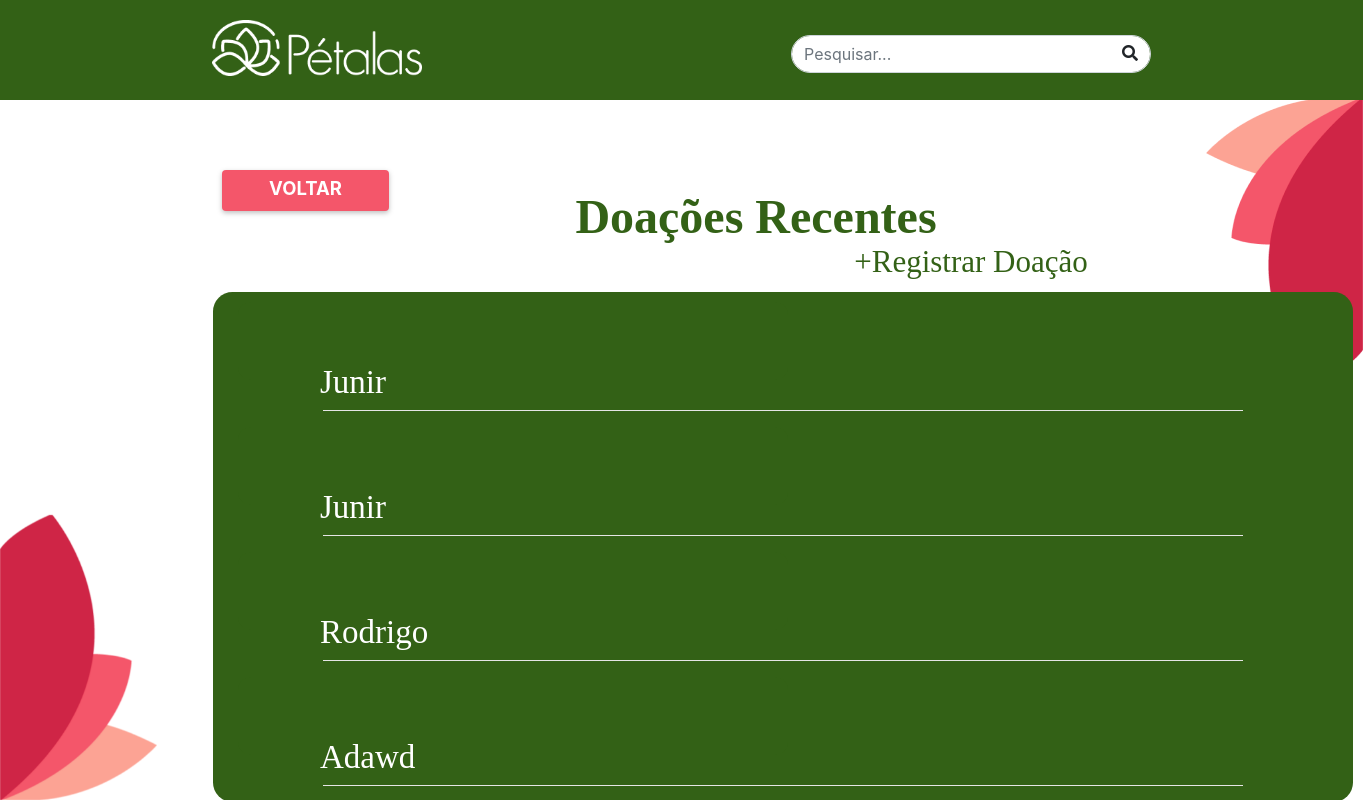
Before: /doacoes/ with the older database file.
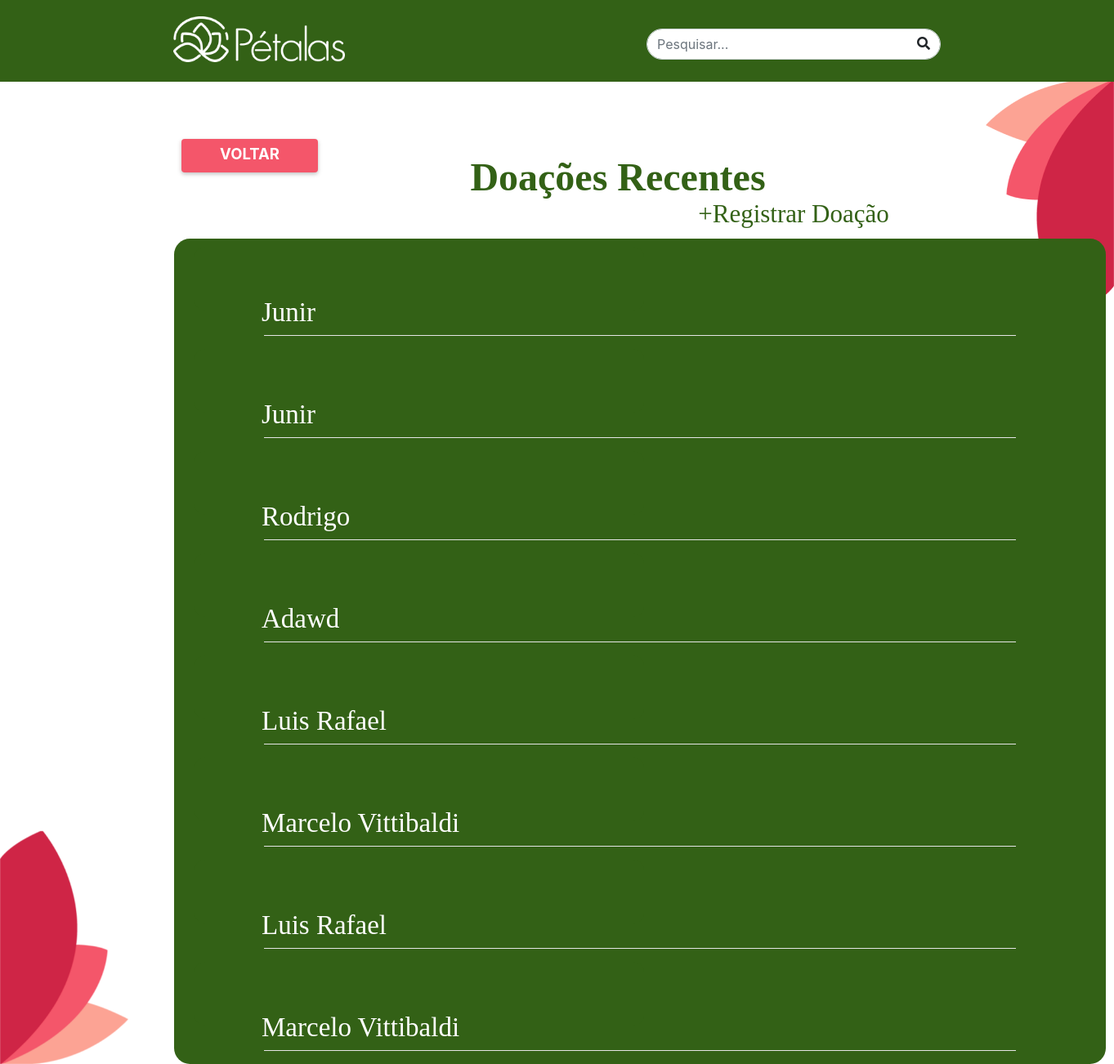
After: the same page with the newer database file.
### petalas_app/models.py (models this page shows)
class Doacao(models.Model):
    id_doacao = models.AutoField(primary_key=True)
    nome_padrinho = models.TextField(max_length=255)
    cpf = models.TextField(max_length=255)
    valor = models.IntegerField()
    destino = models.TextField(max_length=255)
    tipo= models.TextField(max_length=255)

### petalas_app/views.py (the view, shortened to what this page needs)
# urls.py: path('doacoes/', views.listagem_doacao, name='listagem_doacoes'),
def listagem_doacao(request):
    try:
        context = {
            'doacoes': Doacao.objects.all()
        }
        return render(request, 'doacoes.html', context)
    except ObjectDoesNotExist:
        context['error'] = "Erro ao recuperar doações do banco de dados."
        return render(request, 'doacoes.html', context)

### templates/doacoes.html (shortened to what this page needs)
{% include "navbar.html" %}
      <div class="doacoes-recentes position-absolute"> Doações Recentes </div>
      <a href="/"> <div class="btn voltar-btn titulo-site position-absolute">VOLTAR </div> </a>
      <a href="/cadastro_doacao/"> <div  class="registrar-doacao position-absolute" id="nova_doacao"> +Registrar Doação </div> </a>
  <div class="container child-list position-absolute">
      {% if doacoes %}
        {% for doacao in doacoes %}
            <div class="child-card">
              <div class="custom-name" style="padding-left: 60px; padding-top: 40px;">
                <a href="{% url 'info_doacao' doacao.id_doacao %}" style="color: #ffffff" id="info_doacao"> {{doacao.nome_padrinho|title}} </a>
              </div>
            </div>
            <hr>
        {% endfor %}
      {% else %}
      <h1> NÃO HÁ DOAÇÕES REGISTRADAS </h1>
      {% endif %}
  </div>

### templates/navbar.html (shortened to what this page needs)
{% load static %}
<!DOCTYPE html>
<html lang="pt-BR">
  <head>
    <link href="https://maxcdn.bootstrapcdn.com/bootstrap/4.5.2/css/bootstrap.min.css" rel="stylesheet">
    <link rel="stylesheet" href="https://cdnjs.cloudflare.com/ajax/libs/font-awesome/5.15.3/css/all.min.css">
  </head>
  <body>
    <nav class="navbar custom-navbar d-flex justify-content-between">
      <img class="logo-navbar" src="{% static "img/logo_petalas.png" %}" alt="Logo" class="custom-circle">
        <form class="d-flex search-bar" role="search" method="GET" action="{% url 'resultado_pesquisa' %}">
            <input id="busca" type="search" name="pesquisa" class="form-control" placeholder="Pesquisar..." aria-label="Pesquisar..." style="border-radius: 26.5px; padding-right: 30px; width: 100%;">
      </form>
     <i id="pesquisa" class="fas fa-search position-absolute" style="right: 225px; top: 45px;"></i>
    </nav>
    <div class="background-image-superior" style="background-image: url('{% static 'img/petalas_background1.png' %}'); width: 157px; height: 286px;"></div>
    <div class="background-image-inferior" style="background-image: url('{% static 'img/petalas_background.png' %}'); width: 157px; height: 286px;"></div>
  </body>
</html>

### templates/doacoes.html (style rules this page uses)
.doacoes-recentes { width: 510px; height: 55px; flex-shrink: 0; color: #336116; text-align: center; font-family: Kumbh Sans; font-size: 48px; font-style: normal; font-weight: 700; line-height: normal; top: 189px; left: 501px; }
.registrar-doacao { width: 296px; height: 48px; flex-shrink: 0; color: #336116; text-align: center; font-family: Kumbh Sans; font-size: 31px; font-style: normal; font-weight: 400; line-height: normal; top: 244px; right: 244px; }
.child-list { flex-shrink: 0; border-radius: 19.402px; background: #336116; left: 213px; top: 292px; }
hr { width: 920px; height: 0px; flex-shrink: 0; stroke-width: 2px; stroke: #FFF; background-color: #FFFFFF; }

Changed rows visible on the page:
added Doacao: nome_padrinho "Luis Rafael"
added Doacao: nome_padrinho "Marcelo Vittibaldi"
added Doacao: nome_padrinho "Luis Rafael"
added Doacao: nome_padrinho "Marcelo Vittibaldi"
